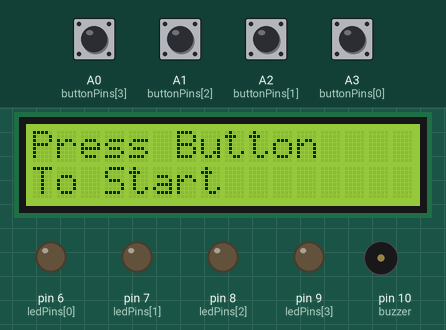
Bench run of a program on a simulated Arduino Mega 2560, built with avr-gcc and run on an emulated ATmega2560. Parts: 16×2 character LCD, output pins drawn as LEDs (lit = HIGH), buzzer (waves = sounding). The inputs (shaded band) are chosen by the test bench; at power-on: A0 (buttonPins[3]), A1 (buttonPins[2]), A2 (buttonPins[1]), A3 (buttonPins[0]) HIGH. Random numbers use the default seed unless the program sets one.

Above: at 2.7 s.
2.8 s: A0 (buttonPins[3]) pulled LOW for 0.15 s
At 3.8 s:
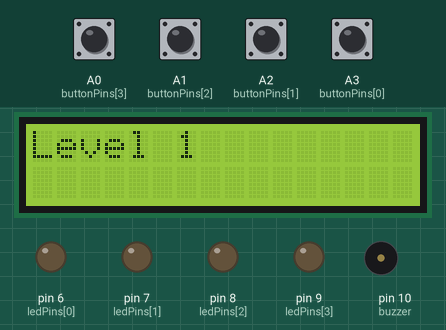
5.9 s: A1 (buttonPins[2]) pulled LOW for 0.15 s
At 8.5 s:
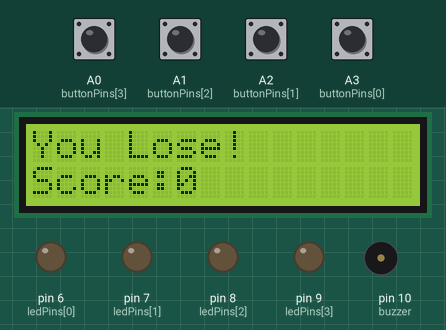
9.0 s: A0 (buttonPins[3]) pulsed LOW 5 times (0.12 s each, 0.3 s apart)
At 12.9 s:
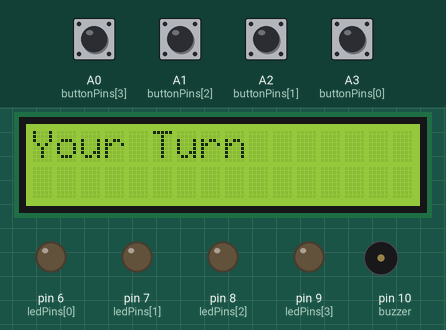
13.2 s: A2 (buttonPins[1]) pulled LOW for 0.15 s
At 13.6 s:
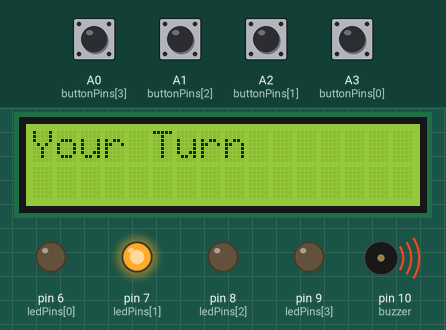
Timing chart, 0 to 16.2 s (numbered marks = the images above; inputs shaded):
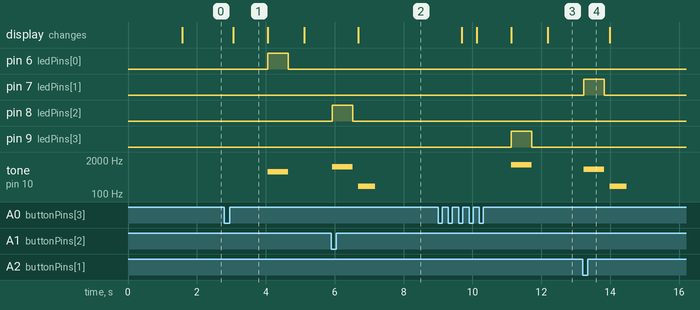

Measured:
- after the input at 2.8 s, pin 6 (ledPins[0]): LOW → HIGH after 1.3 s, → LOW 0.60 s later; tone on pin 10 (buzzer): silent → 700 Hz after 1.3 s, → silent 0.60 s later; the display: changes after 0.25 s (image 1)
- after the input at 5.9 s, pin 8 (ledPins[2]): LOW → HIGH at once, → LOW 0.60 s later; tone on pin 10 (buzzer): silent → 1100 Hz at once, → silent 0.60 s later, → 200 Hz 0.15 s later, → silent 0.50 s later; the display: changes after 0.78 s (image 2)
- after the input at 9.0 s, pin 9 (ledPins[3]): LOW → HIGH after 2.1 s, → LOW 0.60 s later; tone on pin 10 (buzzer): silent → 1300 Hz after 2.1 s, → silent 0.60 s later
- after the input at 13.2 s, pin 7 (ledPins[1]): LOW → HIGH at once, → LOW 0.60 s later; tone on pin 10 (buzzer): silent → 900 Hz at once, → silent 0.60 s later, → 200 Hz 0.15 s later, → silent 0.50 s later
- what the display in image 1 shows lasts 1.0 s, from 3.1 s to 4.1 s

The program:

main.cpp
```cpp
#include <Arduino.h>
#include <LiquidCrystal.h>

// ===== LCD =====
LiquidCrystal lcd(12,11,5,4,3,2);

// ===== HARDWARE PINS =====
const int ledPins[4] = {6,7,8,9};               // left→right
const int buttonPins[4] = {A3,A2,A1,A0};
const int buzzer = 10;

// ===== GAME VARIABLES =====
const int maxPattern = 50;
int pattern[maxPattern];
int playerIndex = 0;
int level = 1;
int speedDelay = 600;

// ===== GAME STATES =====
enum GameState { START, SHOW_PATTERN, PLAYER_INPUT, NEXT_LEVEL, LOSE };
GameState state = START;

// ===== FUNCTION PROTOTYPES =====
void startScreen();
void showPattern();
void playerInput();
void nextLevel();
void gameOver();
int readButton();
void flashLED(int led);
void waitForRelease();


// SETUP

void setup() {
  lcd.begin(16,2);

  for(int i=0;i<4;i++){
    pinMode(ledPins[i],OUTPUT);
    pinMode(buttonPins[i],INPUT_PULLUP);
  }

  pinMode(buzzer,OUTPUT);

  randomSeed(analogRead(A5));

  lcd.print("Memory Game!");
  delay(1500);
  lcd.clear();
}


// MAIN LOOP

void loop() {

  switch(state) {

    case START:
      startScreen();
      break;

    case SHOW_PATTERN:
      showPattern();
      break;

    case PLAYER_INPUT:
      playerInput();
      break;

    case NEXT_LEVEL:
      nextLevel();
      break;

    case LOSE:
      gameOver();
      break;
  }
}


// START SCREEN

void startScreen() {

  lcd.clear();
  lcd.print("Press Button");
  lcd.setCursor(0,1);
  lcd.print("To Start");

  int btn = readButton();  // fresh press
  waitForRelease();

  level = 1;
  playerIndex = 0;
  speedDelay = 600;
  state = NEXT_LEVEL;
}


// NEXT LEVEL

void nextLevel() {

  pattern[level-1] = random(0,4);

  lcd.clear();
  lcd.print("Level ");
  lcd.print(level);

  delay(1000);

  state = SHOW_PATTERN;
}


// SHOW PATTERN

void showPattern() {

  lcd.clear();
  lcd.print("Watch!");

  for(int i=0;i<level;i++){
    flashLED(pattern[i]);
    delay(200);
  }

  playerIndex = 0;
  waitForRelease();

  lcd.clear();
  lcd.print("Your Turn");
  state = PLAYER_INPUT;
}


// PLAYER INPUT

void playerInput() {

  int btn = readButton();  // waits for fresh press

  flashLED(btn);

  if(btn == pattern[playerIndex]){
    playerIndex++;
    if(playerIndex >= level){
      level++;
      if(speedDelay > 200) speedDelay -= 20;
      state = NEXT_LEVEL;
    }
  }
  else{
    state = LOSE;
  }
}

// GAME OVER

void gameOver() {

  lcd.clear();
  lcd.print("You Lose!");
  lcd.setCursor(0,1);
  lcd.print("Score:");
  lcd.print(level-1);

  tone(buzzer,200,500);
  delay(3000);

  state = START;
}


// READ BUTTON (Fresh Press)

int readButton() {

  // wait until all buttons are released
  while(true){
    bool anyPressed = false;
    for(int i=0;i<4;i++){
      if(digitalRead(buttonPins[i]) == LOW){
        anyPressed = true;
      }
    }
    if(!anyPressed) break;
  }

  // wait for a NEW press
  while(true){
    for(int i=0;i<4;i++){
      if(digitalRead(buttonPins[i]) == LOW){
        delay(30);  // debounce
        if(digitalRead(buttonPins[i]) == LOW){
          return i;
        }
      }
    }
  }
}


// FLASH LED

void flashLED(int led) {
  digitalWrite(ledPins[led],HIGH);
  tone(buzzer, 700 + led*200);
  delay(speedDelay);
  digitalWrite(ledPins[led],LOW);
  noTone(buzzer);
  delay(150);
}


// WAIT FOR BUTTON RELEASE

void waitForRelease() {
  while(true){
    bool pressed = false;
    for(int i=0;i<4;i++){
      if(digitalRead(buttonPins[i]) == LOW){
        pressed = true;
      }
    }
    if(!pressed){
      delay(100);
      return;
    }
  }
}
```
